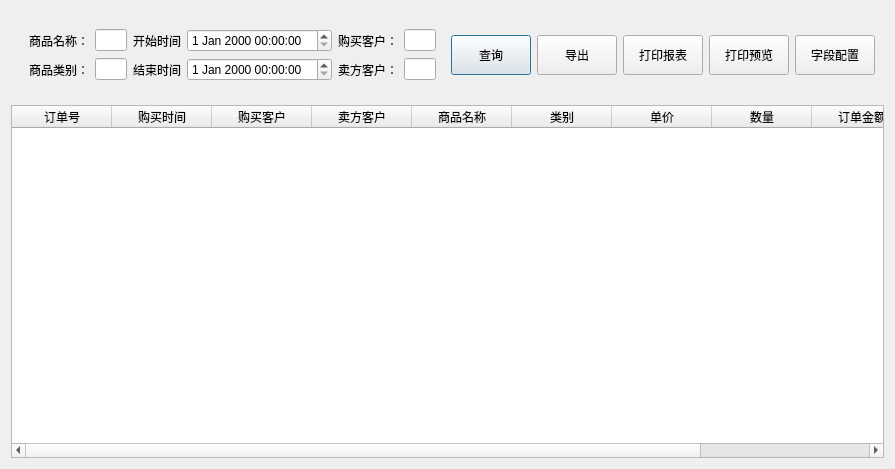
<?xml version="1.0" encoding="UTF-8"?>
<ui version="4.0">
 <class>Dialog</class>
 <widget class="QDialog" name="Dialog">
  <property name="geometry">
   <rect>
    <x>0</x>
    <y>0</y>
    <width>895</width>
    <height>469</height>
   </rect>
  </property>
  <property name="windowTitle">
   <string>Dialog</string>
  </property>
  <layout class="QVBoxLayout" name="verticalLayout">
   <item>
    <widget class="QWidget" name="widget" native="true">
     <property name="minimumSize">
      <size>
       <width>0</width>
       <height>0</height>
      </size>
     </property>
     <layout class="QHBoxLayout" name="horizontalLayout">
      <item>
       <widget class="QWidget" name="widget_4" native="true">
        <property name="minimumSize">
         <size>
          <width>100</width>
          <height>0</height>
         </size>
        </property>
        <layout class="QGridLayout" name="gridLayout">
         <item row="0" column="2">
          <widget class="QLabel" name="label_3">
           <property name="text">
            <string>开始时间</string>
           </property>
          </widget>
         </item>
         <item row="1" column="2">
          <widget class="QLabel" name="label_4">
           <property name="text">
            <string>结束时间</string>
           </property>
          </widget>
         </item>
         <item row="0" column="0">
          <widget class="QLabel" name="label">
           <property name="text">
            <string>商品名称：</string>
           </property>
          </widget>
         </item>
         <item row="0" column="1">
          <widget class="QLineEdit" name="lineEdit">
           <property name="maximumSize">
            <size>
             <width>200</width>
             <height>16777215</height>
            </size>
           </property>
          </widget>
         </item>
         <item row="0" column="3">
          <widget class="QDateTimeEdit" name="dateTimeEdit"/>
         </item>
         <item row="1" column="3">
          <widget class="QDateTimeEdit" name="dateTimeEdit_2"/>
         </item>
         <item row="0" column="4">
          <widget class="QLabel" name="label_2">
           <property name="text">
            <string>购买客户：</string>
           </property>
          </widget>
         </item>
         <item row="0" column="5">
          <widget class="QLineEdit" name="lineEdit_2">
           <property name="maximumSize">
            <size>
             <width>200</width>
             <height>16777215</height>
            </size>
           </property>
          </widget>
         </item>
         <item row="1" column="0">
          <widget class="QLabel" name="label_5">
           <property name="text">
            <string>商品类别：</string>
           </property>
          </widget>
         </item>
         <item row="1" column="4">
          <widget class="QLabel" name="label_7">
           <property name="text">
            <string>卖方客户：</string>
           </property>
          </widget>
         </item>
         <item row="1" column="5">
          <widget class="QLineEdit" name="lineEdit_6"/>
         </item>
         <item row="1" column="1">
          <widget class="QLineEdit" name="lineEdit_7"/>
         </item>
        </layout>
       </widget>
      </item>
      <item>
       <spacer name="horizontalSpacer">
        <property name="orientation">
         <enum>Qt::Horizontal</enum>
        </property>
        <property name="sizeHint" stdset="0">
         <size>
          <width>40</width>
          <height>20</height>
         </size>
        </property>
       </spacer>
      </item>
      <item>
       <widget class="QPushButton" name="pushButton">
        <property name="minimumSize">
         <size>
          <width>0</width>
          <height>40</height>
         </size>
        </property>
        <property name="text">
         <string>查询</string>
        </property>
       </widget>
      </item>
      <item>
       <widget class="QPushButton" name="pushButton_2">
        <property name="minimumSize">
         <size>
          <width>0</width>
          <height>40</height>
         </size>
        </property>
        <property name="text">
         <string>导出</string>
        </property>
       </widget>
      </item>
      <item>
       <widget class="QPushButton" name="pushButton_3">
        <property name="minimumSize">
         <size>
          <width>0</width>
          <height>40</height>
         </size>
        </property>
        <property name="text">
         <string>打印报表</string>
        </property>
       </widget>
      </item>
      <item>
       <widget class="QPushButton" name="pushButton_4">
        <property name="minimumSize">
         <size>
          <width>0</width>
          <height>40</height>
         </size>
        </property>
        <property name="text">
         <string>打印预览</string>
        </property>
       </widget>
      </item>
      <item>
       <widget class="QPushButton" name="pushButton_5">
        <property name="minimumSize">
         <size>
          <width>0</width>
          <height>40</height>
         </size>
        </property>
        <property name="text">
         <string>字段配置</string>
        </property>
       </widget>
      </item>
     </layout>
    </widget>
   </item>
   <item>
    <widget class="QTableWidget" name="tableWidget">
     <column>
      <property name="text">
       <string>订单号</string>
      </property>
     </column>
     <column>
      <property name="text">
       <string>购买时间</string>
      </property>
     </column>
     <column>
      <property name="text">
       <string>购买客户</string>
      </property>
     </column>
     <column>
      <property name="text">
       <string>卖方客户</string>
      </property>
     </column>
     <column>
      <property name="text">
       <string>商品名称</string>
      </property>
     </column>
     <column>
      <property name="text">
       <string>类别</string>
      </property>
     </column>
     <column>
      <property name="text">
       <string>单价</string>
      </property>
     </column>
     <column>
      <property name="text">
       <string>数量</string>
      </property>
     </column>
     <column>
      <property name="text">
       <string>订单金额</string>
      </property>
     </column>
     <column>
      <property name="text">
       <string>已付金额</string>
      </property>
     </column>
    </widget>
   </item>
  </layout>
 </widget>
 <resources/>
 <connections/>
</ui>
